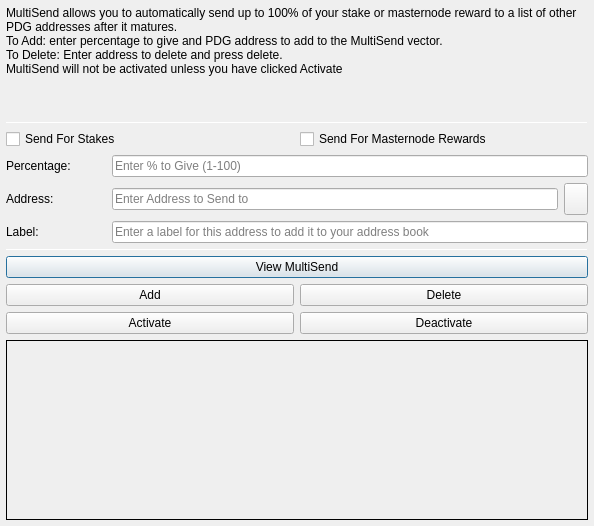
<?xml version="1.0" encoding="UTF-8"?>
<ui version="4.0">
 <class>MultiSendDialog</class>
 <widget class="QDialog" name="MultiSendDialog">
  <property name="windowModality">
   <enum>Qt::NonModal</enum>
  </property>
  <property name="geometry">
   <rect>
    <x>0</x>
    <y>0</y>
    <width>594</width>
    <height>526</height>
   </rect>
  </property>
  <property name="windowTitle">
   <string>MultiSend</string>
  </property>
  <layout class="QVBoxLayout" name="verticalLayout" stretch="0">
   <property name="leftMargin">
    <number>6</number>
   </property>
   <property name="topMargin">
    <number>6</number>
   </property>
   <property name="rightMargin">
    <number>6</number>
   </property>
   <property name="bottomMargin">
    <number>6</number>
   </property>
   <item>
    <layout class="QVBoxLayout" name="verticalLayout_Main" stretch="1,1,1,0,1,1,1">
     <item>
      <widget class="QLabel" name="label_2">
       <property name="lineWidth">
        <number>1</number>
       </property>
       <property name="text">
        <string>MultiSend allows you to automatically send up to 100% of your stake or masternode reward to a list of other PDG addresses after it matures.
To Add: enter percentage to give and PDG address to add to the MultiSend vector.
To Delete: Enter address to delete and press delete.
MultiSend will not be activated unless you have clicked Activate</string>
       </property>
       <property name="alignment">
        <set>Qt::AlignLeading|Qt::AlignLeft|Qt::AlignTop</set>
       </property>
       <property name="wordWrap">
        <bool>true</bool>
       </property>
      </widget>
     </item>
     <item>
      <widget class="Line" name="line">
       <property name="minimumSize">
        <size>
         <width>0</width>
         <height>1</height>
        </size>
       </property>
       <property name="maximumSize">
        <size>
         <width>16777215</width>
         <height>1</height>
        </size>
       </property>
       <property name="orientation">
        <enum>Qt::Horizontal</enum>
       </property>
      </widget>
     </item>
     <item>
      <layout class="QVBoxLayout" name="verticalLayout_Settings">
       <item>
        <layout class="QHBoxLayout" name="horizontalLayout">
         <item>
          <widget class="QCheckBox" name="multiSendStakeCheckBox">
           <property name="text">
            <string>Send For Stakes</string>
           </property>
          </widget>
         </item>
         <item>
          <widget class="QCheckBox" name="multiSendMasternodeCheckBox">
           <property name="text">
            <string>Send For Masternode Rewards</string>
           </property>
          </widget>
         </item>
        </layout>
       </item>
       <item>
        <layout class="QHBoxLayout" name="horizontalLayout_6">
         <item>
          <widget class="QLabel" name="label">
           <property name="minimumSize">
            <size>
             <width>100</width>
             <height>0</height>
            </size>
           </property>
           <property name="toolTip">
            <string>Percentage of stake to send</string>
           </property>
           <property name="text">
            <string>Percentage:</string>
           </property>
          </widget>
         </item>
         <item>
          <widget class="QLineEdit" name="multiSendPercentEdit">
           <property name="toolTip">
            <string>Enter whole numbers 1 - 100</string>
           </property>
           <property name="placeholderText">
            <string>Enter % to Give (1-100)</string>
           </property>
          </widget>
         </item>
        </layout>
       </item>
       <item>
        <layout class="QHBoxLayout" name="horizontalLayout_7">
         <item>
          <widget class="QLabel" name="label_5">
           <property name="minimumSize">
            <size>
             <width>100</width>
             <height>0</height>
            </size>
           </property>
           <property name="toolTip">
            <string>Address to send portion of stake to</string>
           </property>
           <property name="text">
            <string>Address:</string>
           </property>
          </widget>
         </item>
         <item>
          <widget class="QLineEdit" name="multiSendAddressEdit">
           <property name="toolTip">
            <string/>
           </property>
           <property name="placeholderText">
            <string>Enter Address to Send to</string>
           </property>
          </widget>
         </item>
         <item>
          <widget class="QToolButton" name="addressBookButton">
           <property name="maximumSize">
            <size>
             <width>16777215</width>
             <height>32</height>
            </size>
           </property>
           <property name="toolTip">
            <string>Choose an address from the address book</string>
           </property>
           <property name="text">
            <string/>
           </property>
           <property name="icon">
            <iconset resource="../pdg.qrc">
             <normaloff>:/icons/address-book</normaloff>:/icons/address-book</iconset>
           </property>
           <property name="shortcut">
            <string>Alt+A</string>
           </property>
          </widget>
         </item>
        </layout>
       </item>
      </layout>
     </item>
     <item>
      <layout class="QHBoxLayout" name="horizontalLayout_3">
       <item>
        <widget class="QLabel" name="label_3">
         <property name="minimumSize">
          <size>
           <width>100</width>
           <height>0</height>
          </size>
         </property>
         <property name="text">
          <string>Label:</string>
         </property>
        </widget>
       </item>
       <item>
        <widget class="QLineEdit" name="labelAddressLabelEdit">
         <property name="placeholderText">
          <string>Enter a label for this address to add it to your address book</string>
         </property>
        </widget>
       </item>
      </layout>
     </item>
     <item>
      <widget class="Line" name="line_2">
       <property name="minimumSize">
        <size>
         <width>0</width>
         <height>1</height>
        </size>
       </property>
       <property name="maximumSize">
        <size>
         <width>16777215</width>
         <height>1</height>
        </size>
       </property>
       <property name="orientation">
        <enum>Qt::Horizontal</enum>
       </property>
      </widget>
     </item>
     <item>
      <layout class="QVBoxLayout" name="verticalLayout_Buttons">
       <item>
        <layout class="QHBoxLayout" name="horizontalLayout_4">
         <item>
          <widget class="QPushButton" name="viewButton">
           <property name="toolTip">
            <string/>
           </property>
           <property name="statusTip">
            <string>View MultiSend Vector</string>
           </property>
           <property name="text">
            <string>View MultiSend</string>
           </property>
          </widget>
         </item>
        </layout>
       </item>
       <item>
        <layout class="QHBoxLayout" name="horizontalLayout_2">
         <item>
          <widget class="QPushButton" name="addButton">
           <property name="toolTip">
            <string/>
           </property>
           <property name="statusTip">
            <string>Add to MultiSend Vector</string>
           </property>
           <property name="text">
            <string>Add</string>
           </property>
          </widget>
         </item>
         <item>
          <widget class="QPushButton" name="deleteButton">
           <property name="toolTip">
            <string/>
           </property>
           <property name="statusTip">
            <string>Delete Address From MultiSend Vector</string>
           </property>
           <property name="text">
            <string>Delete</string>
           </property>
          </widget>
         </item>
        </layout>
       </item>
       <item>
        <layout class="QHBoxLayout" name="horizontalLayout_5">
         <item>
          <widget class="QPushButton" name="activateButton">
           <property name="statusTip">
            <string>Activate MultiSend</string>
           </property>
           <property name="text">
            <string>Activate</string>
           </property>
          </widget>
         </item>
         <item>
          <widget class="QPushButton" name="disableButton">
           <property name="statusTip">
            <string>Deactivate MultiSend</string>
           </property>
           <property name="text">
            <string>Deactivate</string>
           </property>
          </widget>
         </item>
        </layout>
       </item>
      </layout>
     </item>
     <item>
      <widget class="QLabel" name="message">
       <property name="minimumSize">
        <size>
         <width>0</width>
         <height>180</height>
        </size>
       </property>
       <property name="frameShape">
        <enum>QFrame::Panel</enum>
       </property>
       <property name="frameShadow">
        <enum>QFrame::Plain</enum>
       </property>
       <property name="lineWidth">
        <number>1</number>
       </property>
       <property name="midLineWidth">
        <number>1</number>
       </property>
       <property name="text">
        <string/>
       </property>
       <property name="alignment">
        <set>Qt::AlignLeading|Qt::AlignLeft|Qt::AlignTop</set>
       </property>
       <property name="wordWrap">
        <bool>true</bool>
       </property>
      </widget>
     </item>
    </layout>
   </item>
  </layout>
 </widget>
 <resources>
  <include location="../pdg.qrc"/>
 </resources>
 <connections/>
</ui>
